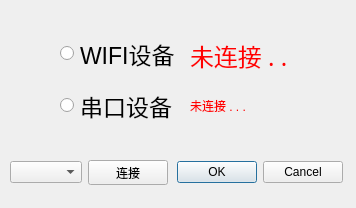
<?xml version="1.0" encoding="UTF-8"?>
<ui version="4.0">
 <class>setting</class>
 <widget class="QDialog" name="setting">
  <property name="geometry">
   <rect>
    <x>0</x>
    <y>0</y>
    <width>356</width>
    <height>208</height>
   </rect>
  </property>
  <property name="windowTitle">
   <string>Dialog</string>
  </property>
  <widget class="QRadioButton" name="wifiButton">
   <property name="geometry">
    <rect>
     <x>60</x>
     <y>33</y>
     <width>121</width>
     <height>41</height>
    </rect>
   </property>
   <property name="font">
    <font>
     <pointsize>17</pointsize>
    </font>
   </property>
   <property name="styleSheet">
    <string notr="true"/>
   </property>
   <property name="text">
    <string>WIFI设备</string>
   </property>
   <property name="iconSize">
    <size>
     <width>25</width>
     <height>25</height>
    </size>
   </property>
  </widget>
  <widget class="QRadioButton" name="uartButton">
   <property name="geometry">
    <rect>
     <x>60</x>
     <y>90</y>
     <width>121</width>
     <height>31</height>
    </rect>
   </property>
   <property name="font">
    <font>
     <pointsize>17</pointsize>
    </font>
   </property>
   <property name="styleSheet">
    <string notr="true"/>
   </property>
   <property name="text">
    <string>串口设备</string>
   </property>
  </widget>
  <widget class="QLabel" name="connectWifiState">
   <property name="geometry">
    <rect>
     <x>190</x>
     <y>40</y>
     <width>101</width>
     <height>31</height>
    </rect>
   </property>
   <property name="font">
    <font>
     <family>18thCentury</family>
     <pointsize>18</pointsize>
     <weight>50</weight>
     <italic>false</italic>
     <bold>false</bold>
    </font>
   </property>
   <property name="styleSheet">
    <string notr="true">font: 18pt &quot;18thCentury&quot;;
color: rgb(255, 0, 0);</string>
   </property>
   <property name="text">
    <string>未连接 . . .</string>
   </property>
  </widget>
  <widget class="QLabel" name="connectComState">
   <property name="geometry">
    <rect>
     <x>190</x>
     <y>90</y>
     <width>101</width>
     <height>31</height>
    </rect>
   </property>
   <property name="styleSheet">
    <string notr="true">font: 18pt &quot;18thCentury&quot;;
color: rgb(255, 0, 0);</string>
   </property>
   <property name="text">
    <string>未连接 . . .</string>
   </property>
  </widget>
  <widget class="QWidget" name="">
   <property name="geometry">
    <rect>
     <x>10</x>
     <y>160</y>
     <width>333</width>
     <height>25</height>
    </rect>
   </property>
   <layout class="QHBoxLayout" name="horizontalLayout">
    <item>
     <widget class="QComboBox" name="comboBox"/>
    </item>
    <item>
     <widget class="QPushButton" name="connectButton">
      <property name="text">
       <string>连接</string>
      </property>
     </widget>
    </item>
    <item>
     <spacer name="horizontalSpacer">
      <property name="orientation">
       <enum>Qt::Horizontal</enum>
      </property>
      <property name="sizeHint" stdset="0">
       <size>
        <width>13</width>
        <height>20</height>
       </size>
      </property>
     </spacer>
    </item>
    <item>
     <widget class="QDialogButtonBox" name="buttonBox">
      <property name="orientation">
       <enum>Qt::Horizontal</enum>
      </property>
      <property name="standardButtons">
       <set>QDialogButtonBox::Cancel|QDialogButtonBox::Ok</set>
      </property>
     </widget>
    </item>
   </layout>
  </widget>
 </widget>
 <resources/>
 <connections>
  <connection>
   <sender>buttonBox</sender>
   <signal>accepted()</signal>
   <receiver>setting</receiver>
   <slot>accept()</slot>
   <hints>
    <hint type="sourcelabel">
     <x>248</x>
     <y>254</y>
    </hint>
    <hint type="destinationlabel">
     <x>157</x>
     <y>274</y>
    </hint>
   </hints>
  </connection>
  <connection>
   <sender>buttonBox</sender>
   <signal>rejected()</signal>
   <receiver>setting</receiver>
   <slot>reject()</slot>
   <hints>
    <hint type="sourcelabel">
     <x>316</x>
     <y>260</y>
    </hint>
    <hint type="destinationlabel">
     <x>286</x>
     <y>274</y>
    </hint>
   </hints>
  </connection>
 </connections>
</ui>
